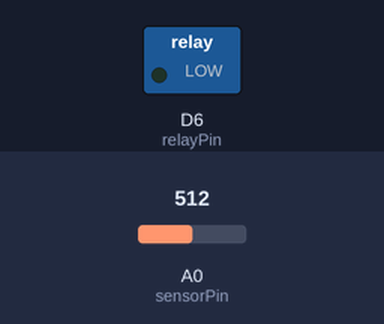
Simulated run of this sketch. Board: ESP8266 (NodeMCU). Parts: switched loads named in the sketch (green lamp = pin HIGH). Inputs (shaded band) come from the test bench; at power-on: A0 (sensorPin) = 512. WiFi joins after 1.5 s; servers stay silent unless stated; uploads are accepted with an empty reply; what the sketch prints to the serial monitor is not drawn.

Above: at 2.8 s.
2.9 s: A0 (sensorPin) set to 816
4.4 s: A0 (sensorPin) set to 834
At 5.7 s:
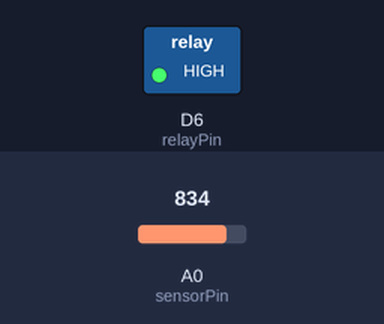
Timing chart, 0 to 7.4 s (numbered marks = the images above; inputs shaded):
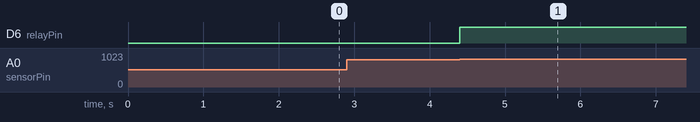

The sketch:

irrigation_module_Avenger.ino
```cpp
/*
  ESP8266 Automatic Water Pump Controller + WiFi reporting
  - Reads soil moisture, controls the pump relay with immediate response
  - Reports readings to a backend over WiFi (HTTP POST, JSON)
  - Works with a local LAN server (HTTP) or a public server like Render (HTTPS)

  OPTIMIZED FOR SPEED AND RELIABILITY
*/

#include <ESP8266WiFi.h>
#include <ESP8266HTTPClient.h>
#include <WiFiClientSecure.h>

/* ================= CONFIG ================= */
const char* WIFI_SSID     = "AV9NG6R";
const char* WIFI_PASSWORD = "123456789100";

// --- Backend target ---
const bool  USE_HTTPS    = true;
const char* BACKEND_HOST = "cdnb-render-build.onrender.com";
const int   BACKEND_PORT = 443;
const char* BACKEND_PATH = "/api/readings";
const char* DEVICE_ID    = "pump-01";

// Sensor calibration
#define DRY_VALUE   1024
#define WET_VALUE   530
const int MOISTURE_THRESHOLD_PERCENT = 40;

const bool RELAY_ACTIVE_LOW = false;

// Optimized timing - MUCH faster response
const unsigned long readInterval   = 100;    // Read every 100ms for faster response
const unsigned long uploadInterval = 2000;   // Report every 2s

/* ================= PINS ================= */
const int sensorPin = A0;
const int relayPin  = D6;

/* ================= STATE ================= */
bool currentPumpState = false;
bool lastPumpState    = false;
int  lastRaw          = 0;
int  lastMoisture     = 0;
bool wifiConnected    = false;
bool uploadInProgress = false;

// Timing variables
unsigned long lastReadTime = 0;
unsigned long lastUploadTime = 0;

// Pre-allocated buffers for speed
char jsonBuffer[128];
char urlBuffer[128];

// Persistent HTTP client objects to avoid re-creation
HTTPClient http;
WiFiClientSecure secureClient;
WiFiClient plainClient;

void setPump(bool turnOn) {
  if (RELAY_ACTIVE_LOW) {
    digitalWrite(relayPin, turnOn ? LOW : HIGH);
  } else {
    digitalWrite(relayPin, turnOn ? HIGH : LOW);
  }
}

void connectWiFi() {
  if (WiFi.status() == WL_CONNECTED) {
    wifiConnected = true;
    return;
  }

  Serial.print("Connecting to WiFi ");
  WiFi.mode(WIFI_STA);
  WiFi.setAutoReconnect(true);
  WiFi.begin(WIFI_SSID, WIFI_PASSWORD);

  unsigned long start = millis();
  while (WiFi.status() != WL_CONNECTED && millis() - start < 15000) {
    delay(100);
    Serial.print(".");
  }

  wifiConnected = (WiFi.status() == WL_CONNECTED);
  if (wifiConnected) {
    Serial.println();
    Serial.print("Connected! IP: ");
    Serial.println(WiFi.localIP());
  } else {
    Serial.println();
    Serial.println("WiFi connect FAILED");
  }
}

void sendReading(int raw, int moisture, bool pumpOn) {
  // Don't start new upload if previous is still in progress
  if (uploadInProgress) return;

  // Check WiFi connection
  if (!wifiConnected) {
    connectWiFi();
    if (!wifiConnected) return;
  }

  // Build JSON quickly using sprintf (faster than String concatenation)
  snprintf(jsonBuffer, sizeof(jsonBuffer),
    "{\"device\":\"%s\",\"raw\":%d,\"moisture\":%d,\"pump\":%s}",
    DEVICE_ID, raw, moisture, pumpOn ? "true" : "false"
  );

  uploadInProgress = true;
  int code = -1;

  // Setup HTTP connection
  bool began = false;
  if (USE_HTTPS) {
    secureClient.setInsecure();
    began = http.begin(secureClient, BACKEND_HOST, BACKEND_PORT, BACKEND_PATH, true);
  } else {
    began = http.begin(plainClient, BACKEND_HOST, BACKEND_PORT, BACKEND_PATH);
  }

  if (began) {
    http.setTimeout(5000);  // Shorter timeout for faster response
    http.addHeader("Content-Type", "application/json");
    http.addHeader("Connection", "close");

    code = http.POST(jsonBuffer);

    if (code > 0) {
      String response = http.getString();

      // Parse response for pump commands
      if (response.indexOf("\"pumpStatus\":true") >= 0) {
        if (!currentPumpState) {
          setPump(true);
          currentPumpState = true;
          lastPumpState = true;
        }
      } else if (response.indexOf("\"pumpStatus\":false") >= 0) {
        if (currentPumpState) {
          setPump(false);
          currentPumpState = false;
          lastPumpState = false;
        }
      }
    }
    http.end();
  }

  uploadInProgress = false;
}

void setup() {
  pinMode(relayPin, OUTPUT);
  setPump(false);
  currentPumpState = false;
  lastPumpState = false;

  Serial.begin(115200);
  delay(100);

  Serial.println("========================================");
  Serial.println("ESP8266 Pump Controller - OPTIMIZED");
  Serial.println("========================================");

  // Initialize WiFi
  connectWiFi();

  // Initialize HTTP client once
  http.setReuse(true);
}

void loop() {
  unsigned long now = millis();

  // --- READ SENSOR AND CONTROL PUMP (HIGH PRIORITY) ---
  if (now - lastReadTime >= readInterval) {
    lastReadTime = now;

    // Read sensor
    int raw = analogRead(sensorPin);
    int moisture = map(raw, DRY_VALUE, WET_VALUE, 0, 100);
    moisture = constrain(moisture, 0, 100);

    lastRaw = raw;
    lastMoisture = moisture;

    // IMMEDIATE PUMP CONTROL - no delays
    bool shouldPumpOn = (moisture < MOISTURE_THRESHOLD_PERCENT);

    if (shouldPumpOn != currentPumpState) {
      setPump(shouldPumpOn);
      currentPumpState = shouldPumpOn;

      // Log state changes
      Serial.print("Raw: "); Serial.print(raw);
      Serial.print(" | Moisture: "); Serial.print(moisture);
      Serial.print("% | Pump: "); Serial.println(currentPumpState ? "ON" : "OFF");
      Serial.println(currentPumpState ? ">>> PUMP ON <<<" : ">>> PUMP OFF <<<");

      // Force immediate upload on state change
      lastUploadTime = 0;
    }
  }

  // --- REPORT TO BACKEND (NON-BLOCKING) ---
  if (!uploadInProgress && (now - lastUploadTime >= uploadInterval)) {
    lastUploadTime = now;
    sendReading(lastRaw, lastMoisture, currentPumpState);
  }

  // Small yield to prevent watchdog issues
  yield();
}
```

Measured:
- the behaviour switches between 823 and 824 on A0 (sensorPin) (found by bisection; images 0 and 1)
- after the input at 2.9 s, every drawn part: stays the same
- after the input at 4.4 s, D6 (relayPin): LOW → HIGH at once
